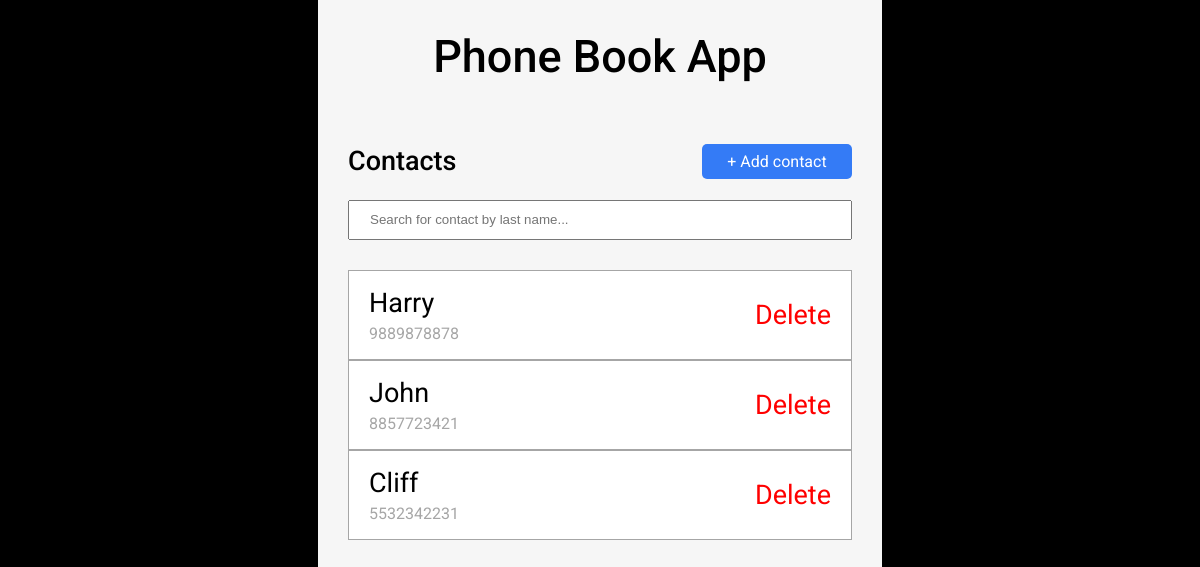
The app's page /, older data.
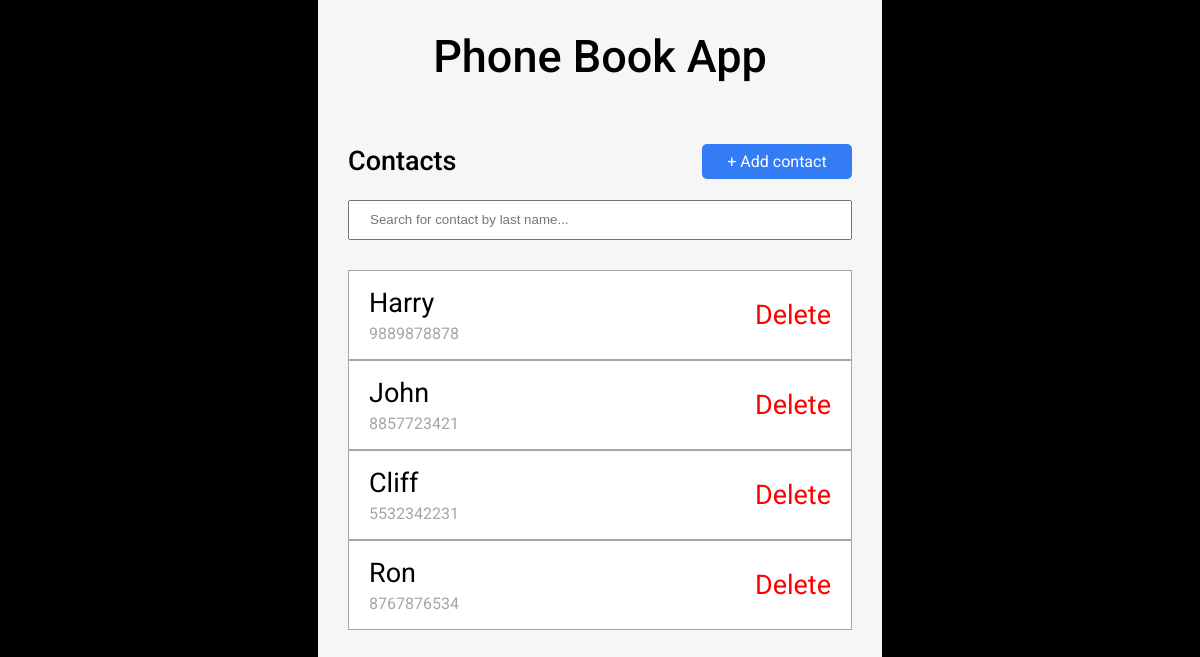
The same page, newer data.
### base/models.py (models this page shows)
class Contact(models.Model):
    name = models.CharField(max_length=200)
    number = models.CharField(max_length=15)

### base/views.py (the view)
# urls.py: path('', views.home, name="home"),
def home(request):
    q = request.GET.get('q') if request.GET.get('q') != None else ''
    contacts = Contact.objects.filter(
        Q(name__icontains=q) |
        Q(number__icontains=q)
        )
    context = {"contacts": contacts}
    return render(request, 'base/home.html', context)

### base/templates/base/home.html
{% extends 'main.html' %}
{% block content %}
    <header>
        <div class="top-bar">
            <h2>Contacts</h2>
            <a href="{% url 'addContact' %}">+ Add contact</a>
        </div>
        <form action="{% url 'home' %}" method="GET">
            <input type="text" name="q" placeholder="Search for contact by last name..." id="search">
        </form>
        {% for contact in contacts %}
            <div class="contact">
                <div>
                    <a href="{% url 'editContact' contact.id %}" class="name">{{contact.name}}</a>
                    <div class="number">{{contact.number}}</div>
                </div>
                <a href="{% url 'deleteContact' contact.id %}" class="delete">Delete</a>
            </div>
        {% endfor %}
    </header>
{% endblock %}

Row changes from the older to the newer data that the page shows:
added Contact: name "Ron", number "8767876534"
